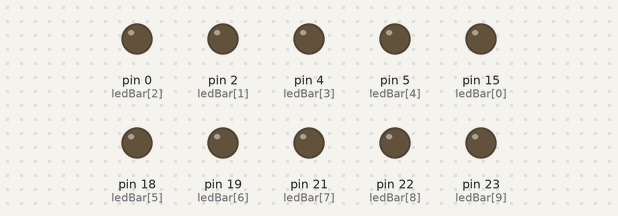
A sketch run on a simulated Arduino Mega 2560, built with avr-gcc and run on an emulated ATmega2560. Parts: output pins drawn as LEDs (lit = HIGH).

Above: at 1.1 s.
At 4.95 s:
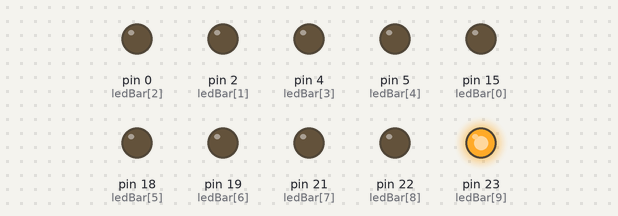
At 10.05 s:
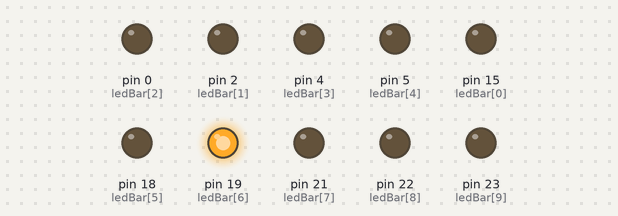
At 19.05 s:
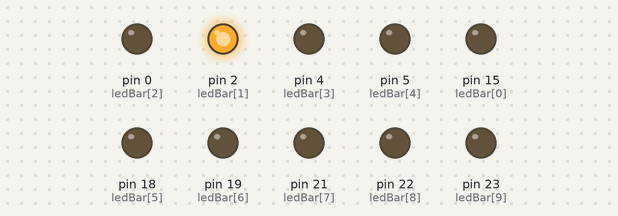
At 27.7 s:
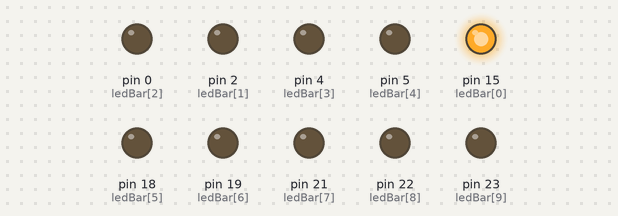
At 37.0 s:
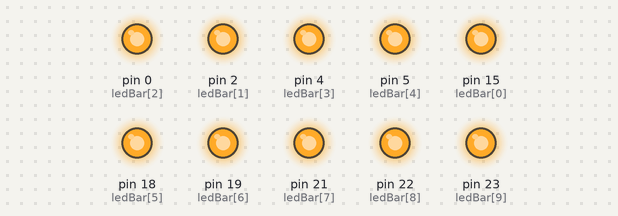
Timing chart, 0 to 40.0 s (numbered marks = the images above):
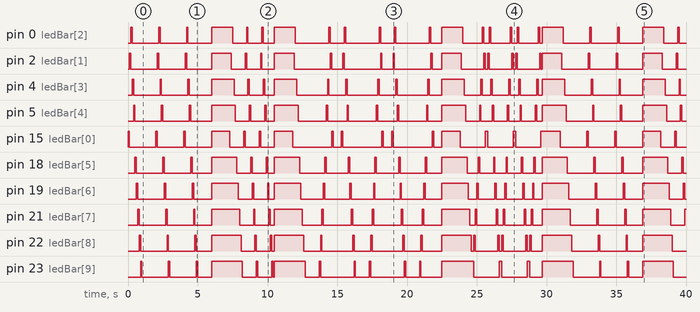

Measured:
- by itself, pin 0 (ledBar[2]): LOW → HIGH at 0.20 s, → LOW 0.10 s later, → HIGH 1.9 s later, → LOW 0.10 s later, … (46 changes in this stretch)
- by itself, pin 2 (ledBar[1]): LOW → HIGH at 0.10 s, → LOW 0.10 s later, → HIGH 1.9 s later, → LOW 0.10 s later, … (46 changes in this stretch)
- by itself, pin 4 (ledBar[3]): LOW → HIGH at 0.30 s, → LOW 0.10 s later, → HIGH 1.9 s later, → LOW 0.10 s later, … (46 changes in this stretch)
- by itself, pin 5 (ledBar[4]): LOW → HIGH at 0.40 s, → LOW 0.10 s later, → HIGH 1.9 s later, → LOW 0.10 s later, … (46 changes in this stretch)
- by itself, pin 15 (ledBar[0]): LOW → HIGH at 0.00 s, → LOW 0.10 s later, → HIGH 1.9 s later, → LOW 0.10 s later, … (40 changes in this stretch)
- by itself, pin 18 (ledBar[5]): LOW → HIGH at 0.50 s, → LOW 0.10 s later, → HIGH 1.9 s later, → LOW 0.10 s later, … (46 changes in this stretch)
- by itself, pin 19 (ledBar[6]): LOW → HIGH at 0.60 s, → LOW 0.10 s later, → HIGH 1.9 s later, → LOW 0.10 s later, … (46 changes in this stretch)
- by itself, pin 21 (ledBar[7]): LOW → HIGH at 0.70 s, → LOW 0.10 s later, → HIGH 1.9 s later, → LOW 0.10 s later, … (45 changes in this stretch)

The sketch:

003-01_led_bar_patterns.ino
```cpp
/**********************************************************************
* Filename    : 003-01_led_bar_patterns
* Description : Make leds on a led bar to light up according
* to a specific pattern like K2000 (Flowing light)
* Auther      : Alternative Solutions
* Modification: 2026/02/05
**********************************************************************/

#define DELAY_TIME   100

//leds array
byte ledBar[] = {15, 2, 0, 4, 5, 18, 19, 21, 22, 23};
int ledBarSize = 0;

// the setup function runs once when you press reset or power the board
void setup() {
  // initialize digital pin in the LedBar as an output.
  ledBarSize = sizeof(ledBar);
  for (int i = 0; i < ledBarSize; i++) {
    pinMode(ledBar[i], OUTPUT);
  }
}

// the loop function runs over and over again forever
void loop() {

  flowingOneWayWithPause3x();
  clearLedBar();
  flowingOneWayNoPause3x();
  clearLedBar();
  flowingBothWaysWithPause3x();
  clearLedBar();
  flowingBothWaysNoPause3x();
  clearLedBar();

}

  void flowingOneWayWithPause3x() {
    flowingOneWayWithPause();
    flowingOneWayWithPause();
    flowingOneWayWithPause();
  }

  void flowingOneWayNoPause3x() {
    flowingOneWayNoPause();
    flowingOneWayNoPause();
    flowingOneWayNoPause();
  }

  void flowingBothWaysWithPause3x() {
    flowingBothWaysWithPause();
    flowingBothWaysWithPause();
    flowingBothWaysWithPause();
  }

  void flowingBothWaysNoPause3x() {
    flowingBothWaysNoPause();
    flowingBothWaysNoPause();
    flowingBothWaysNoPause();
  }


void clearLedBar() {
  for (int i = ledBarSize-1; i >= 0; i--) {
    digitalWrite(ledBar[i], HIGH);
  }
  delay(12 * DELAY_TIME);
}


void flowingOneWayWithPause() {
  flowingFromLeftToRight();
  delay(10 * DELAY_TIME);
}

void flowingOneWayNoPause() {
  flowingFromLeftToRight();
  delay(DELAY_TIME);
}

void flowingBothWaysWithPause() {
  flowingFromLeftToRight();
  delay(10 * DELAY_TIME);
  flowingFromRightToLeft();
  delay(6 * DELAY_TIME);
}

void flowingBothWaysNoPause() {
  flowingFromLeftToRight();
  flowingFromRightToLeft();
}

void flowingFromLeftToRight() {
  for (int i = 0; i < ledBarSize; i++) {
    digitalWrite(ledBar[i], HIGH);
    delay(DELAY_TIME);
    digitalWrite(ledBar[i], LOW);
  }
}

void flowingFromRightToLeft() {
  for (int i = ledBarSize-1; i >= 0; i--) {
    digitalWrite(ledBar[i], HIGH);
    delay(DELAY_TIME);
    digitalWrite(ledBar[i], LOW);
  }
}
```
